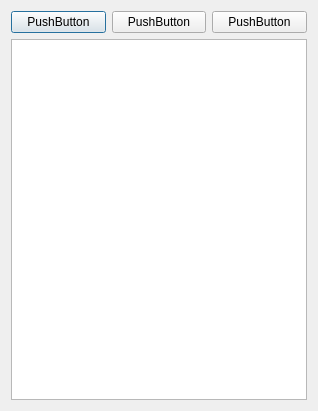
<?xml version="1.0" encoding="UTF-8"?>
<ui version="4.0">
 <class>ProfileSelector</class>
 <widget class="QDialog" name="ProfileSelector">
  <property name="geometry">
   <rect>
    <x>0</x>
    <y>0</y>
    <width>318</width>
    <height>411</height>
   </rect>
  </property>
  <property name="windowTitle">
   <string>Dialog</string>
  </property>
  <layout class="QVBoxLayout" name="verticalLayout_2">
   <item>
    <layout class="QVBoxLayout" name="verticalLayout">
     <item>
      <layout class="QHBoxLayout" name="horizontalLayout">
       <item>
        <widget class="QPushButton" name="pushButton">
         <property name="text">
          <string>PushButton</string>
         </property>
        </widget>
       </item>
       <item>
        <widget class="QPushButton" name="pushButton_3">
         <property name="text">
          <string>PushButton</string>
         </property>
        </widget>
       </item>
       <item>
        <widget class="QPushButton" name="pushButton_2">
         <property name="text">
          <string>PushButton</string>
         </property>
        </widget>
       </item>
      </layout>
     </item>
     <item>
      <widget class="QListView" name="listView"/>
     </item>
    </layout>
   </item>
  </layout>
 </widget>
 <resources/>
 <connections/>
</ui>
